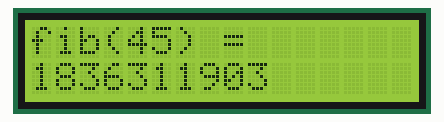
Simulated run of this sketch. Board: Arduino Uno, built with avr-gcc and run on an emulated ATmega328P. Shown: 16×2 character LCD. What the sketch prints to the serial monitor is not drawn.

Above: at 0.9 s.
At 14.1 s:
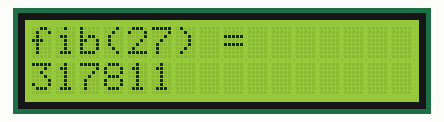
At 15.8 s:
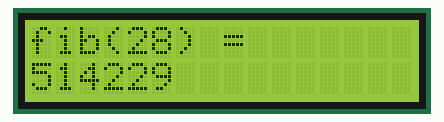
At 18.6 s:
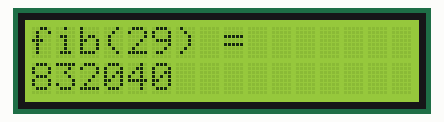
At 22.9 s:
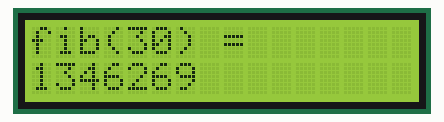
At 30.0 s:
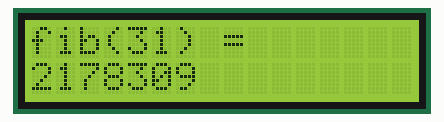

The sketch:

fib_memoized.ino
```cpp
#include <Wire.h>
#include <LiquidCrystal_I2C.h>

// Set the LCD address to 0x27 for a 16 chars and 2 line display
LiquidCrystal_I2C lcd(0x27, 16, 2);

const byte SIZE = 46;
long mem[SIZE];
void setup()
{
  Serial.begin(115200);
  // initialize the LCD
  lcd.begin();

  // Turn on the blacklight and print a message.
  long result;
  lcd.backlight();
  for(int i = 0; i < 46; i++){
    result = fib_m(i);
    printResult(i, result);
  }
  printMem();
  delay(10000);
  for(int i = 0; i < 46; i++){
    result = fib(i);
    printResult(i, result);
  }
}

long fib_m(byte n){
  if(n >= SIZE) return -1;
  if(n <= 1) return 1;
  if(mem[n] != 0) return mem[n];
  long nth_term = fib_m(n - 1) + fib_m(n - 2);  // calculate the nth fibonacci number
  mem[n] = nth_term;  // save the calculated nth_term
  return nth_term;
}


void printMem(){
  for(byte i = 0; i < SIZE; i++){
    Serial.print("mem[");
    Serial.print(i);
    Serial.print(") = ");
    Serial.println(mem[i]);
  }
}

void printResult(byte n, long result){
  lcd.clear();
  lcd.print("fib(");
  lcd.print(n);
  lcd.print(") = ");
  lcd.setCursor(0,1);
  lcd.print(result);
}

long fib(byte n){
  if(n <= 1) return 1;
  return fib(n - 1) + fib(n - 2);
}

void loop()
{
  // Do nothing here...
}
```

Measured:
- what the display in image 1 shows lasts 1.7 s, from 14.1 s to 15.8 s
- what the display in image 2 shows lasts 2.7 s, from 15.8 s to 18.5 s
- what the display in image 3 shows lasts 4.4 s, from 18.5 s to 22.9 s
- what the display in image 4 shows lasts 7.1 s, from 22.9 s to 30.0 s
